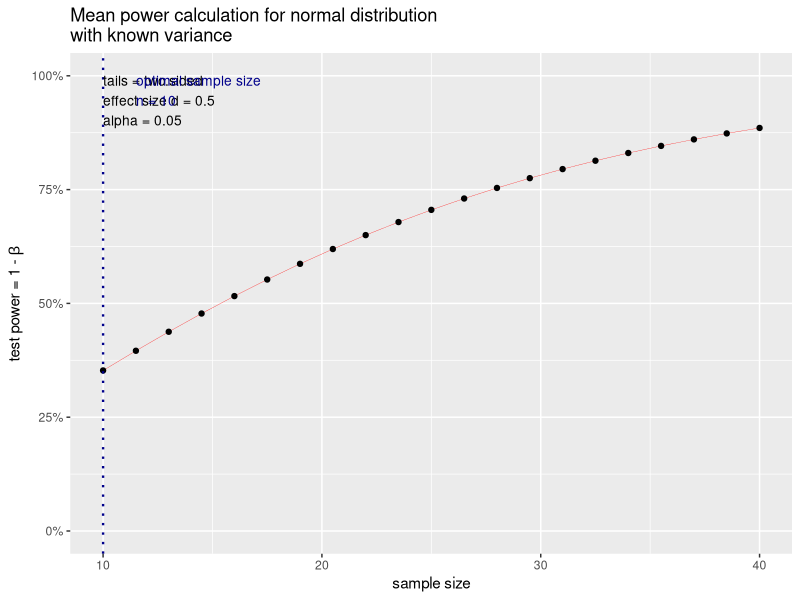

Here is the R script that generated this plot:
## ---- chunk 1
library(tidyverse)
library(pwr)
## ---- chunk 2
pwr.norm.test(d = .5, 
              n = 10, 
              sig.level = .05, 
              power = NULL,
              alternative = "two.sided")
## ---- chunk 3
pwr.norm.test(d = .5, 
              n = NULL, 
              sig.level = .05, 
              power = .8,
              alternative = "two.sided")
## ---- chunk 4
plot(pwr.norm.test(d = .5, 
              n = 10, 
              sig.level = .05, 
              power = NULL,
              alternative = "two.sided"))
## ---- chunk 5
pwr.t.test(n = 200, 
           d = .21, 
           sig.level = .05, 
           power = NULL, 
           type = "one.sample", 
           alternative = "two.sided")
## ---- chunk 6
pwr.t.test(n = NULL, d = .21, sig.level = .05, power = .80,
           type = "one.sample", alternative = "two.sided")
## ---- chunk 7
pwr.t.test(n = NULL, d = .21, sig.level = .05, power = .90,
           type = "one.sample", alternative = "two.sided")
## ---- chunk 8
pwr.t.test(n = NULL, d = .21, sig.level = .05, power = .95,
           type = "one.sample", alternative = "two.sided")
## ---- chunk 9
pwr.t2n.test(n1 = 112, n2 = 82, d = .17, sig.level = .05,
             power = NULL, alternative = "two.sided")
## ---- chunk 10
pwr.t.test(n = NULL, d = .17, sig.level = .05, power = .80,
           type = "two.sample", alternative = "two.sided")
## ---- chunk 11
pwr.t.test(n = NULL, d = .17, sig.level = .05, power = .90,
           type = "two.sample", alternative = "two.sided")
## ---- chunk 12
pwr.t.test(n = NULL, d = .17, sig.level = .05, power = .95,
           type = "two.sample", alternative = "two.sided")
## ---- chunk 13
pwr.chisq.test(w = .06, N = 1100, df = 1, sig.level = .05, power = NULL)
## ---- chunk 14
pwr.chisq.test(w = .06, N = NULL, df = 1, 
               sig.level = .05, power = .80)
## ---- chunk 15
pwr.chisq.test(w = .06, N = NULL, df = 1, 
               sig.level = .05, power = .90)
## ---- chunk 16
pwr.chisq.test(w = .06, N = NULL, df = 1, 
               sig.level = .05, power = .95)
